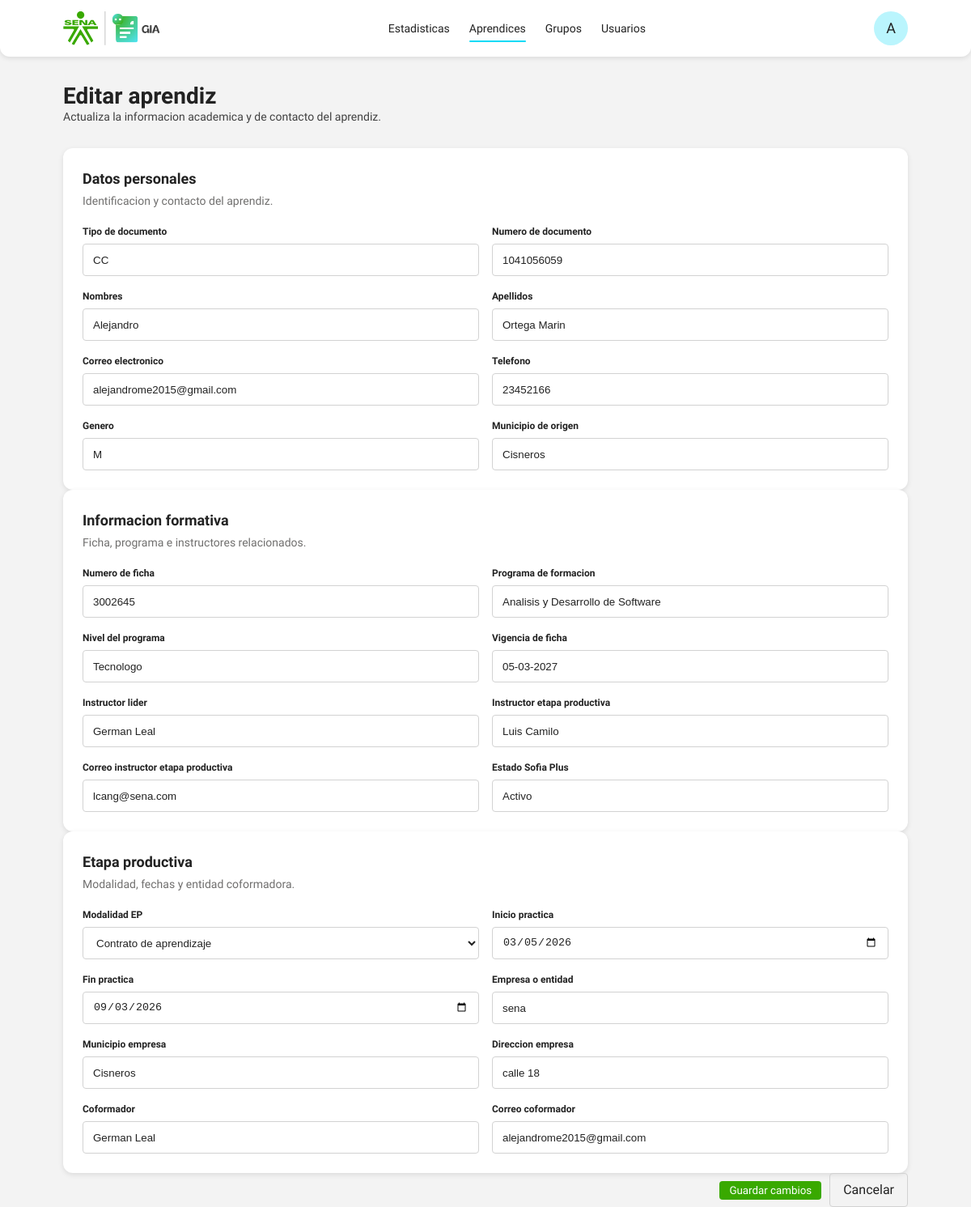
The page /apprentices/1/edit (signed in) on the database its author committed.
### models/apprentice.py (models this page shows, shortened)
class Apprentice(db.Model):
    __tablename__ = "apprentice"
    id = db.Column(db.Integer, primary_key=True)
    created_by = db.Column(db.Integer, db.ForeignKey("user.id"), nullable=False)
    student_user_id = db.Column(db.Integer, db.ForeignKey("user.id"), nullable=True)
    group_id = db.Column(db.Integer, db.ForeignKey("training_group.id"), nullable=True, index=True)
    group_number = db.Column(db.String(30), nullable=False, index=True)
    document_type = db.Column(db.String(30), nullable=False)
    document_number = db.Column(db.String(30), unique=True, nullable=False, index=True)
    first_names = db.Column(db.String(120), nullable=False)
    last_names = db.Column(db.String(120), nullable=False)
    gender = db.Column(db.String(20), nullable=True)
    phone = db.Column(db.String(30), nullable=True)
    email = db.Column(db.String(150), nullable=True)
    municipality_origin = db.Column(db.String(120), nullable=True)
    program_name = db.Column(db.String(150), nullable=True)
    program_level = db.Column(db.String(80), nullable=True)
    group_validity = db.Column(db.String(80), nullable=True)
    lead_instructor = db.Column(db.String(150), nullable=True)
    followup_instructor = db.Column(db.String(150), nullable=True)
    followup_instructor_email = db.Column(db.String(150), nullable=True)
    ep_modality = db.Column(db.String(120), nullable=True)
    sofia_status = db.Column(db.String(80), nullable=True)
    practice_start_date = db.Column(db.String(40), nullable=True)
    practice_end_date = db.Column(db.String(40), nullable=True)
    followup_moment1_start = db.Column(db.String(40), nullable=True)
    followup_moment1_end = db.Column(db.String(40), nullable=True)
    followup_moment2_start = db.Column(db.String(40), nullable=True)
    followup_moment2_end = db.Column(db.String(40), nullable=True)
    followup_moment3_start = db.Column(db.String(40), nullable=True)
    followup_moment3_end = db.Column(db.String(40), nullable=True)
    followup_moment4_start = db.Column(db.String(40), nullable=True)
    followup_moment4_end = db.Column(db.String(40), nullable=True)
    company_name = db.Column(db.String(150), nullable=True)
    company_municipality = db.Column(db.String(120), nullable=True)
    company_address = db.Column(db.String(180), nullable=True)
    coformador_name = db.Column(db.String(150), nullable=True)
    coformador_email = db.Column(db.String(150), nullable=True)
    coformador_phone = db.Column(db.String(30), nullable=True)
    arl_responsible = db.Column(db.String(150), nullable=True)
    continues_company = db.Column(db.String(30), nullable=True)
    individual_management = db.Column(db.Text, nullable=True)
    followup_moments = db.Column(db.String(200), nullable=True)
    evaluation_date = db.Column(db.String(40), nullable=True)
    english_results = db.Column(db.String(120), nullable=True)
    created_at = db.Column(db.DateTime, default=datetime.utcnow)
    group = db.relationship("TrainingGroup", back_populates="apprentices", lazy="joined")
    bitacoras = db.relationship(
        "Bitacora",
        backref="apprentice",
        lazy="select",
        cascade="all, delete-orphan",
        order_by="desc(Bitacora.created_at)",
    )
    student_user = db.relationship("User", foreign_keys=[student_user_id], lazy="select")
    evidence_submissions = db.relationship(
        "EvidenceSubmission",
        back_populates="apprentice",
        lazy="select",
        cascade="all, delete-orphan",
    )

### routes/apprentices.py (the view, shortened to what this page needs)
@apprentices_bp.route("/<int:id>/edit", methods=["GET", "POST"])
@login_required
def edit(id):
    apprentice = Apprentice.query.get_or_404(id)
    return render_template("apprentices/create.html", editing=True, apprentice=apprentice)

### services/auth_helpers.py (called while the page is built)
@login_manager.user_loader
def load_user(user_id):
    return User.query.get(int(user_id))

### templates/apprentices/create.html (shortened to what this page needs)
{% extends "base.html" %}
{% block content %}
<section class="page-head">
  <div>
    <h1>{% if editing %}Editar aprendiz{% else %}Crear aprendiz{% endif %}</h1>
    <p>{% if editing %}Actualiza la informacion academica y de contacto del aprendiz.{% else %}Registra un aprendiz y vincula su ficha, usuario y etapa productiva.{% endif %}</p>
  </div>
</section>
{% set item = apprentice if apprentice is defined else None %}
{% if editing and item %}
  {% set form_action = url_for('apprentices.edit', id=item.id) %}
{% else %}
  {% set form_action = url_for('apprentices.create') %}
{% endif %}
<form method="post" action="{{ form_action }}" class="record-form">
  <section class="form-card">
    <div class="form-card__header">
      <h2>Datos personales</h2>
      <p>Identificacion y contacto del aprendiz.</p>
    </div>
    <div class="form-two-columns">
      <label>Tipo de documento
        <input name="document_type" type="text" value="{{ request.form.document_type or (item.document_type if item else 'CC') }}">
      </label>
      <label>Numero de documento
        <input name="document_number" type="text" value="{{ request.form.document_number or (item.document_number if item else '') }}" required>
      </label>
      <label>Nombres
        <input name="first_names" type="text" value="{{ request.form.first_names or (item.first_names if item else '') }}" required>
      </label>
      <label>Apellidos
        <input name="last_names" type="text" value="{{ request.form.last_names or (item.last_names if item else '') }}" required>
      </label>
      <label>Correo electronico
        <input name="email" type="email" value="{{ request.form.email or (item.email if item else '') }}">
      </label>
      <label>Telefono
        <input name="phone" type="text" value="{{ request.form.phone or (item.phone if item else '') }}">
      </label>
      <label>Genero
        <input name="gender" type="text" value="{{ request.form.gender or (item.gender if item else '') }}">
      </label>
      <label>Municipio de origen
        <input name="municipality_origin" type="text" value="{{ request.form.municipality_origin or (item.municipality_origin if item else '') }}">
      </label>
    </div>
  </section>
  <section class="form-card">
    <div class="form-card__header">
      <h2>Informacion formativa</h2>
      <p>Ficha, programa e instructores relacionados.</p>
    </div>
    <div class="form-two-columns">
      <label>Numero de ficha
        <input name="group_number" type="text" value="{{ request.form.group_number or (item.group_number if item else '') }}" required>
      </label>
      <label>Programa de formacion
        <input name="program_name" type="text" value="{{ request.form.program_name or (item.program_name if item else '') }}">
      </label>
      <label>Nivel del programa
        <input name="program_level" type="text" value="{{ request.form.program_level or (item.program_level if item else '') }}">
      </label>
      <label>Vigencia de ficha
        <input name="group_validity" type="text" value="{{ request.form.group_validity or (item.group_validity if item else '') }}">
      </label>
      <label>Instructor lider
        <input name="lead_instructor" type="text" value="{{ request.form.lead_instructor or (item.lead_instructor if item else '') }}">
      </label>
      <label>Instructor etapa productiva
        <input name="followup_instructor" type="text" value="{{ request.form.followup_instructor or (item.followup_instructor if item else '') }}">
      </label>
      <label>Correo instructor etapa productiva
        <input name="followup_instructor_email" type="email" value="{{ request.form.followup_instructor_email or (item.followup_instructor_email if item else '') }}">
      </label>
      <label>Estado Sofia Plus
        <input name="sofia_status" type="text" value="{{ request.form.sofia_status or (item.sofia_status if item else '') }}">
      </label>
    </div>
  </section>
  <section class="form-card">
    <div class="form-card__header">
      <h2>Etapa productiva</h2>
      <p>Modalidad, fechas y entidad coformadora.</p>
    </div>
    <div class="form-two-columns">
      <label>Modalidad EP
        <select name="ep_modality">
          {% for val, label in field_select_options.ep_modality %}
            {% set current = request.form.ep_modality or (item.ep_modality if item else '') %}
            <option value="{{ val }}" {% if current == val %}selected{% endif %}>{{ label }}</option>
          {% endfor %}
        </select>
      </label>
      <label>Inicio practica
        <input name="practice_start_date" type="date" value="{{ request.form.practice_start_date or (item.practice_start_date if item else '') }}">
      </label>
      <label>Fin practica
        <input name="practice_end_date" type="date" value="{{ request.form.practice_end_date or (item.practice_end_date if item else '') }}">
      </label>
      <label>Empresa o entidad
        <input name="company_name" type="text" value="{{ request.form.company_name or (item.company_name if item else '') }}">
      </label>
      <label>Municipio empresa
        <input name="company_municipality" type="text" value="{{ request.form.company_municipality or (item.company_municipality if item else '') }}">
      </label>
      <label>Direccion empresa
        <input name="company_address" type="text" value="{{ request.form.company_address or (item.company_address if item else '') }}">
      </label>
      <label>Coformador
        <input name="coformador_name" type="text" value="{{ request.form.coformador_name or (item.coformador_name if item else '') }}">
      </label>
      <label>Correo coformador
        <input name="coformador_email" type="email" value="{{ request.form.coformador_email or (item.coformador_email if item else '') }}">
      </label>
    </div>
  </section>
  <div class="form-actions record-form__actions">
    <button type="submit" class="primary-btn">{% if editing %}Guardar cambios{% else %}Crear aprendiz{% endif %}</button>
    <a class="ghost-btn" href="{{ url_for('apprentices.index') }}">Cancelar</a>
  </div>
</form>
{% endblock %}

### static/css/base.css (style rules this page uses)
* { box-sizing: border-box; margin: 0; padding: 0; }
body { font-family: var(--font-family); background: var(--bg); color: var(--text); line-height: 1.5; }
a { text-decoration: none; color: inherit; }
button { font-family: var(--font-family); cursor: pointer; }

### static/css/componets.css (style rules this page uses)
.primary-btn { display: inline-flex; align-items: center; justify-content: center; background: var(--green); padding: 4px 12px; color: #fff; border: 0; border-radius: var(--space-xs); cursor: pointer; transition: background 0.3s ease-in-out; }
.ghost-btn { background: transparent; border: 1px solid var(--line); padding: var(--space-sm) var(--space-md); border-radius: var(--space-xs); font-weight: 400; color: var(--text); cursor: pointer; }

### static/css/layout.css (style rules this page uses)
.page-head { display: flex; flex-direction: column; gap: var(--space-sm); margin-bottom: 28px; padding-top: 28px; }
.page-head h1 { font-size: 28px; font-weight: 700; color: var(--colorneutral-6); }
.page-head p { font-size: 14px; font-weight: 400; color: var(--colorneutral-5); margin: -6px 0 0 0; }

### static/css/tokens.css (style rules this page uses)
:root { --font-family: 'Work Sans', sans-serif; --colorneutral-1: #ffffff; --colorneutral-2: #f3f3f3; --colorneutral-3: #d2d2d2; --colorneutral-4: #706f6e; --colorneutral-5: #404040; --colorneutral-6: #222222; --colorgreen-1: #39a900; --colorgreen-2: #007832; --colornavy-1: #00304d; --colorcyan-1: #09daf6; --colorviolet-1: #71277a; --coloryellow-1: #fdc300; --colororange-1: #ff6b00; --colorred-1: #d13438; --colorred-2: #a32f2f; --space-s: 4px; --space-m: 8px; --space-l: 12px; --space-xl: 16px; --radius-1: 4px; --radius-2: 8px; --radius-3: 12px; --shadow: 0 2px 6px rgba(0,0,0,0.1); --green: #39a900; --darkgreen: #007832; --navy: #00304d; --cyan: #09daf6; --danger: #d13438; --darkdanger: #a32f2f; --muted: #706f6e; --darkmuted: #404040; --text: #222; --surface: #fff; --bg: #f3f3f3; --line: #d2d2d2; --space-xs: 4px; --space-sm: 8px; --space-md: 16px; --space-lg: 24px; --radius: 12px; --shadow: 0 2px 6px rgba(0,0,0,0.1); }

### static/css/apprentices.css (style rules this page uses)
.form-card { background: var(--surface); box-shadow: var(--shadow); border-radius: var(--radius); padding: 24px; }
.form-card__header { margin-bottom: 18px; }
.form-card__header h2 { margin: 0 0 4px; font-size: 18px; color: var(--text); }
.form-card__header p { margin: 0; color: var(--muted); font-size: 14px; }
.form-two-columns { display: grid; grid-template-columns: repeat(2, minmax(220px, 1fr)); gap: 16px; }
.form-two-columns label { display: grid; gap: 6px; color: var(--text); font-weight: 600; font-size: 12px; }
.form-two-columns input, .form-two-columns select, .form-two-columns textarea { width: 100%; min-height: 40px; border: 1px solid #d2d2d2; border-radius: var(--space-xs); padding: 0 12px; color: var(--text); background: #fff; font-weight: 400; }
.record-form__actions { display: flex; gap: 10px; justify-content: flex-end; align-items: center; }

### rows shown on the page
Apprentice: document_type "CC", document_number "1041056059", first_names "Alejandro", last_names "Ortega Marin", email "alejandrome2015@gmail.com", phone "23452166", gender "M", municipality_origin "Cisneros", group_number "3002645", program_name "Analisis y Desarrollo de Software", program_level "Tecnologo", group_validity "05-03-2027", lead_instructor "German Leal", followup_instructor "Luis Camilo", followup_instructor_email "lcang@sena.com", sofia_status "Activo", ep_modality "Contrato de aprendizaje", practice_start_date "03/05/2026", practice_end_date "09/03/2026", company_name "sena", company_municipality "Cisneros", company_address "calle 18", coformador_name "German Leal", coformador_email "alejandrome2015@gmail.com"
